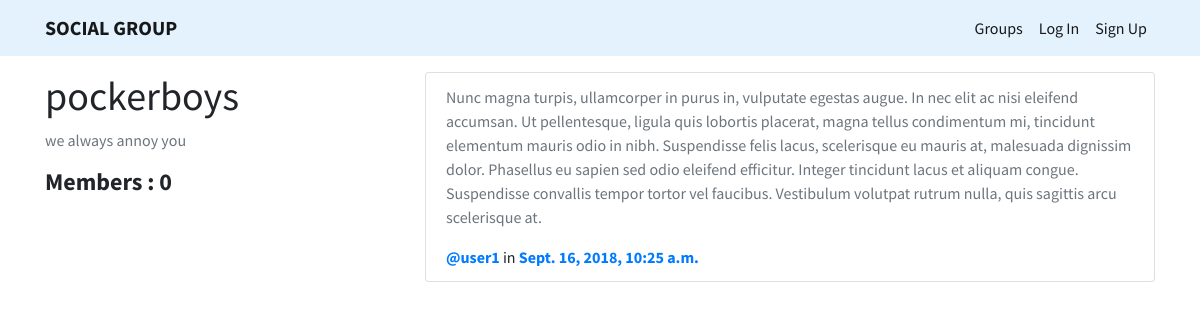
The app's page /groups/details/pockerboys/ with its own data.
### groups/models.py (models this page shows, shortened)
class Group(models.Model):
    name = models.CharField(max_length=50)
    slug = models.SlugField(blank=True)
    description = models.TextField(blank=True, null=True)
    members = models.ManyToManyField(
        User, blank=True, related_name='members')
    class Meta:
        ordering = ['-pk', ]

### posts/models.py (models this page shows, shortened)
class Post(models.Model):
    user = models.ForeignKey(
        User, on_delete=models.CASCADE, related_name='user', default=current_user)
    created_at = models.DateTimeField(auto_now=True)
    message = models.TextField()
    group = models.ForeignKey(
        Group, on_delete=models.CASCADE, null=True, blank=True, related_name='posts')

### groups/views.py (the view)
# urls.py: path('details/<slug:slug>/', views.GroupDetailView.as_view(), name='detail'),
class GroupDetailView(DetailView):
    model = Group
    def get_context_data(self, **kwargs):
        context = super().get_context_data(**kwargs)
        post_list = Post.objects.filter(group=self.object)
        context['post_list'] = post_list
        context['is_there'] = self.object.members.all
        return context

### groups/templates/groups/group_detail.html (shortened to what this page needs)
{% extends "groups/group_base.html" %}
{% block group_content %}
<div class="col-4">
    <h1>{{ group.name }}</h1>
    <p class="text-muted">{{ group.description }}</p>
    <h4><b>Members : {{ group.members.count }}</b></h4>
</div>
<div class="col-8">
    <ul class="list-group">
        {% for post in post_list %}
        <li class="list-group-item">
            <p class="text-muted">
                {{ post.message }}
            </p>
            <b><a href="">@{{ post.user }}</a></b>
            in <b><a href="">{{ post.created_at }}</a></b>
        </li>
        {% empty %}
        <h3><b>No Posts yet!</b></h3>
        {% endfor %}
    </ul>
</div>
{% endblock group_content %}

### templates/base.html (style rules this page uses)
body { font-family: 'Source Sans Pro', sans-serif; }

### records on screen
Group: name "pockerboys", description "we always annoy you", members.count "0"
Post: message "Nunc magna turpis, ullamcorper in purus in, vulputate egestas augue. In nec elit ac nisi eleifend accumsan. Ut pellentesque, ligula quis lobortis placerat, magna tellus condimentum mi, tincidunt elementum mauris odio in nibh. Suspendisse felis lacus, scelerisque eu mauris at, malesuada dignissim dolor. Phasellus eu sapien sed odio eleifend efficitur. Integer tincidunt lacus et aliquam congue. Suspendisse convallis tempor tortor vel faucibus. Vestibulum volutpat rutrum nulla, quis sagittis arcu scelerisque at.", user "user1", created_at "Sept. 16, 2018, 10:25 a.m."
